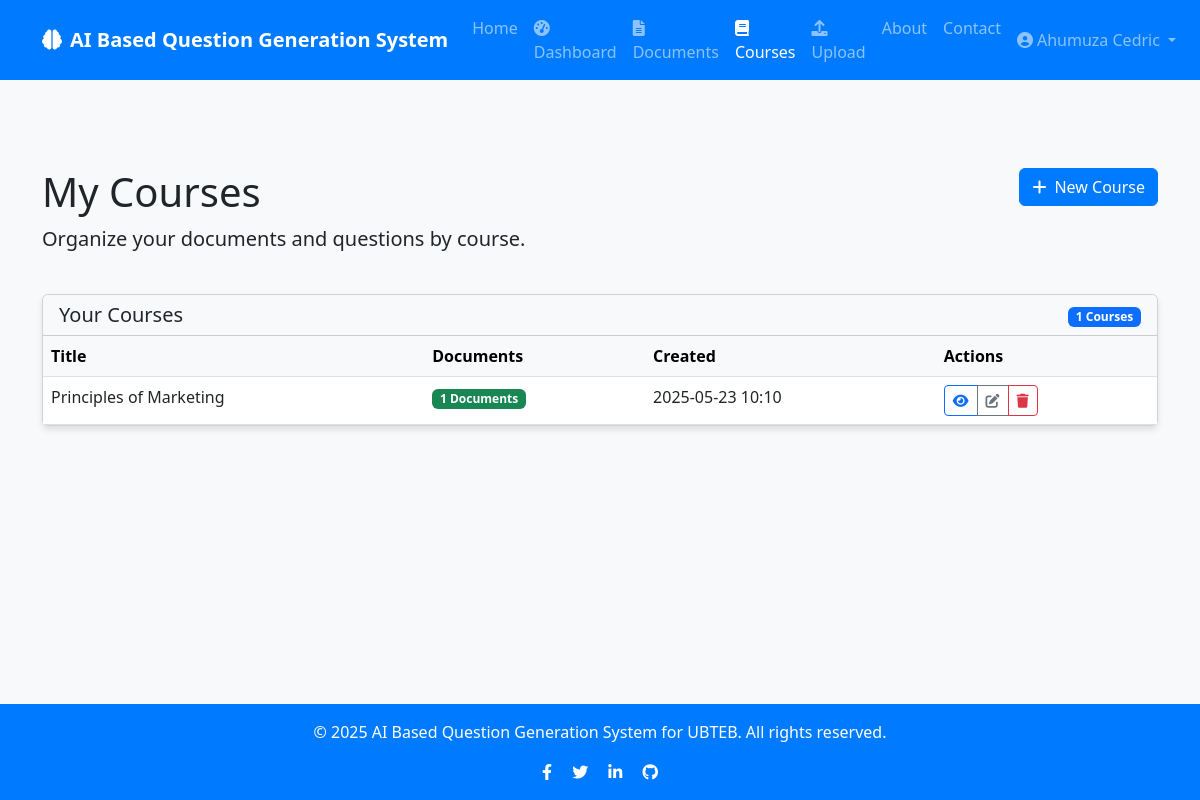
The app's page /courses (signed in), older data.
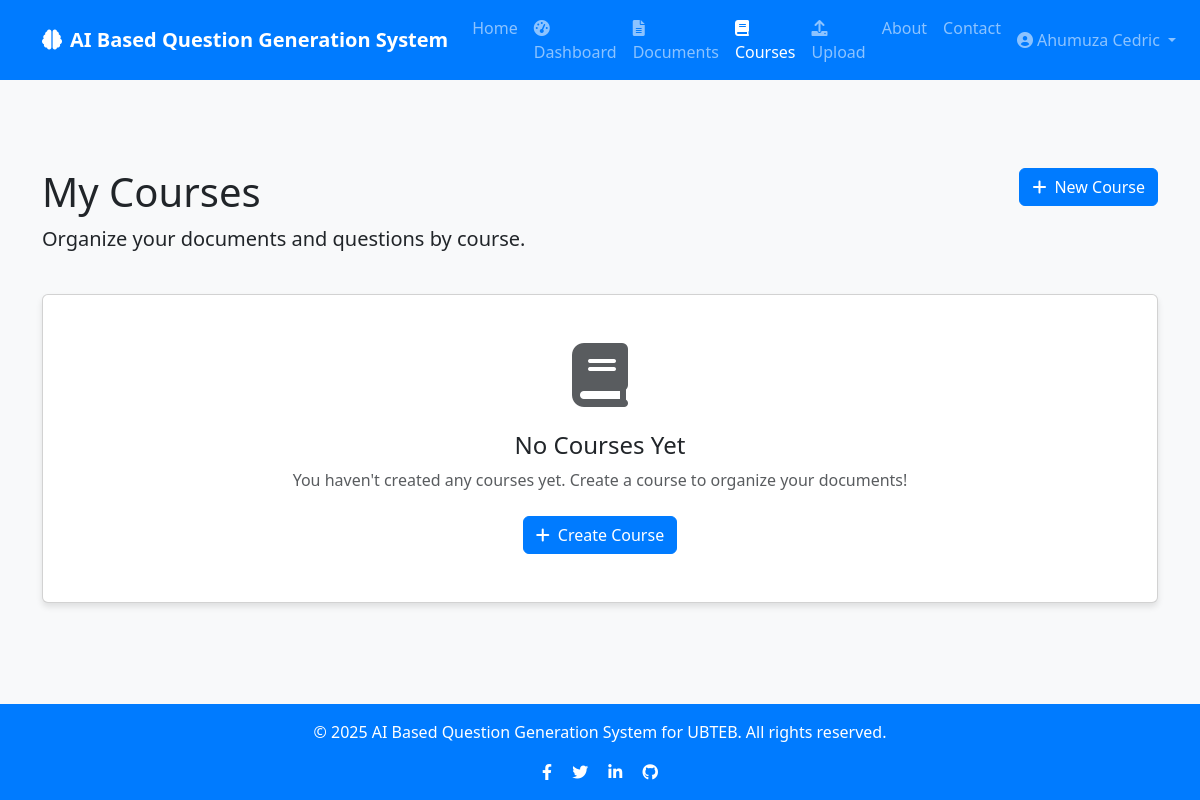
The same page, newer data.
### app/models/course.py (models this page shows, shortened)
class Course(db.Model):
    id = db.Column(db.Integer, primary_key=True)
    title = db.Column(db.String(100), nullable=False)
    description = db.Column(db.Text, nullable=True)
    created_at = db.Column(db.DateTime, default=datetime.utcnow)
    user_id = db.Column(db.Integer, db.ForeignKey('user.id'), nullable=False)
    documents = db.relationship('Document', backref='course', lazy=True, cascade="all, delete-orphan")

### app/routes/courses.py (the view)
@courses.route('/courses')
@login_required
def list_courses():
    user_courses = Course.query.filter_by(user_id=current_user.id).all()
    return render_template('courses/courses.html', courses=user_courses)

### app/models/user.py (called while the page is built)
@login_manager.user_loader
def load_user(user_id):
    return User.query.get(int(user_id))

### app/templates/courses/courses.html (shortened to what the changed rows need)
{% extends "base.html" %}
{% block content %}
<div class="container py-5">
    <div class="row mb-4">
        <div class="col-md-8">
            <h1>My Courses</h1>
        </div>
    </div>
    {% if courses %}
        <div class="row">
            <div class="col-md-12">
                <div class="card">
                    <div class="card-header bg-light">
                        <div class="row align-items-center">
                            <div class="col">
                                <h5 class="mb-0">Your Courses</h5>
                            </div>
                            <div class="col-auto">
                                <span class="badge bg-primary">{{ courses|length }} Courses</span>
                            </div>
                        </div>
                    </div>
                    <div class="card-body p-0">
                        <div class="table-responsive">
                            <table class="table table-hover mb-0">
                                <thead class="table-light">
                                    <tr>
                                        <th>Title</th>
                                        <th>Documents</th>
                                        <th>Created</th>
                                        <th>Actions</th>
                                    </tr>
                                </thead>
                                <tbody>
                                    {% for course in courses|sort(attribute='created_at', reverse=True) %}
                                        <tr>
                                            <td>{{ course.title }}</td>
                                            <td>
                                                {% if course.documents|length > 0 %}
                                                    <span class="badge bg-success">{{ course.documents|length }} Documents</span>
                                                {% else %}
                                                    <span class="badge bg-secondary">No Documents</span>
                                                {% endif %}
                                            </td>
                                            <td>{{ course.created_at.strftime('%Y-%m-%d %H:%M') }}</td>
                                            <td>
                                                <div class="btn-group" role="group">
                                                    <a href="{{ url_for('courses.view_course', course_id=course.id) }}"
                                                       class="btn btn-sm btn-outline-primary"
                                                       title="View Course">
                                                        <i class="fas fa-eye"></i>
                                                    </a>
                                                    <a href="{{ url_for('courses.edit_course', course_id=course.id) }}"
                                                       class="btn btn-sm btn-outline-secondary"
                                                       title="Edit Course">
                                                        <i class="fas fa-edit"></i>
                                                    </a>
                                                    <button type="button"
                                                            class="btn btn-sm btn-outline-danger delete-course-btn"
                                                            data-course-id="{{ course.id }}"
                                                            data-course-title="{{ course.title }}"
                                                            title="Delete Course">
                                                        <i class="fas fa-trash"></i>
                                                    </button>
                                                </div>
                                            </td>
                                        </tr>
                                    {% endfor %}
                                </tbody>
                            </table>
                        </div>
                    </div>
                </div>
            </div>
        </div>
    {% else %}
        <div class="row">
            <div class="col-md-12">
                <div class="card">
                    <div class="card-body text-center py-5">
                        <i class="fas fa-book fa-4x text-muted mb-4"></i>
                        <h4>No Courses Yet</h4>
                        <p class="text-muted mb-4">You haven't created any courses yet. Create a course to organize your documents!</p>
                        <a href="{{ url_for('courses.create_course') }}" class="btn btn-primary">
                            <i class="fas fa-plus me-2"></i>Create Course
                        </a>
                    </div>
                </div>
            </div>
        </div>
    {% endif %}
</div>
{% endblock %}

Row changes from the older to the newer data that the page shows:
removed Course: title "Principles of Marketing", documents|length "1", created_at "2025-05-23 10:10"
Text that changed along with them:
{{ courses|length }}: "1" → (not shown)
text no longer shown: "Your Courses Courses Title Documents Created Actions"
text now shown: "No Courses Yet You haven't created any courses yet. Create a course to organize your documents! Create Course"
